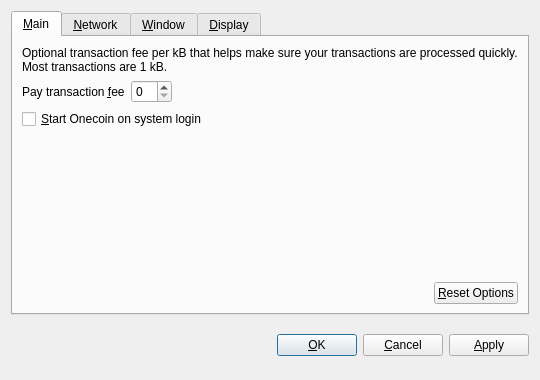
<?xml version="1.0" encoding="UTF-8"?>
<ui version="4.0">
 <class>OptionsDialog</class>
 <widget class="QDialog" name="OptionsDialog">
  <property name="geometry">
   <rect>
    <x>0</x>
    <y>0</y>
    <width>540</width>
    <height>380</height>
   </rect>
  </property>
  <property name="windowTitle">
   <string>Options</string>
  </property>
  <property name="modal">
   <bool>true</bool>
  </property>
  <layout class="QVBoxLayout" name="verticalLayout">
   <item>
    <widget class="QTabWidget" name="tabWidget">
     <property name="tabPosition">
      <enum>QTabWidget::North</enum>
     </property>
     <property name="currentIndex">
      <number>0</number>
     </property>
     <widget class="QWidget" name="tabMain">
      <attribute name="title">
       <string>&amp;Main</string>
      </attribute>
      <layout class="QVBoxLayout" name="verticalLayout_Main">
       <item>
        <widget class="QLabel" name="transactionFeeInfoLabel">
         <property name="text">
          <string>Optional transaction fee per kB that helps make sure your transactions are processed quickly. Most transactions are 1 kB.</string>
         </property>
         <property name="textFormat">
          <enum>Qt::PlainText</enum>
         </property>
         <property name="wordWrap">
          <bool>true</bool>
         </property>
        </widget>
       </item>
       <item>
        <layout class="QHBoxLayout" name="horizontalLayout_1_Main">
         <item>
          <widget class="QLabel" name="transactionFeeLabel">
           <property name="text">
            <string>Pay transaction &amp;fee</string>
           </property>
           <property name="textFormat">
            <enum>Qt::PlainText</enum>
           </property>
           <property name="buddy">
            <cstring>transactionFee</cstring>
           </property>
          </widget>
         </item>
         <item>
          <widget class="BitcoinAmountField" name="transactionFee"/>
         </item>
         <item>
          <spacer name="horizontalSpacer_1_Main">
           <property name="orientation">
            <enum>Qt::Horizontal</enum>
           </property>
           <property name="sizeHint" stdset="0">
            <size>
             <width>40</width>
             <height>20</height>
            </size>
           </property>
          </spacer>
         </item>
        </layout>
       </item>
       <item>
        <widget class="QCheckBox" name="bitcoinAtStartup">
         <property name="toolTip">
          <string>Automatically start Onecoin after logging in to the system.</string>
         </property>
         <property name="text">
          <string>&amp;Start Onecoin on system login</string>
         </property>
        </widget>
       </item>
       <item>
        <spacer name="verticalSpacer_Main">
         <property name="orientation">
          <enum>Qt::Vertical</enum>
         </property>
         <property name="sizeHint" stdset="0">
          <size>
           <width>20</width>
           <height>40</height>
          </size>
         </property>
        </spacer>
       </item>
       <item>
        <layout class="QHBoxLayout" name="horizontalLayout_2_Main">
         <item>
          <spacer name="horizontalSpacer_2_Main">
           <property name="orientation">
            <enum>Qt::Horizontal</enum>
           </property>
           <property name="sizeHint" stdset="0">
            <size>
             <width>40</width>
             <height>20</height>
            </size>
           </property>
          </spacer>
         </item>
         <item>
          <widget class="QPushButton" name="resetButton">
           <property name="toolTip">
            <string>Reset all client options to default.</string>
           </property>
           <property name="text">
            <string>&amp;Reset Options</string>
           </property>
           <property name="autoDefault">
            <bool>false</bool>
           </property>
          </widget>
         </item>
        </layout>
       </item>
      </layout>
     </widget>
     <widget class="QWidget" name="tabNetwork">
      <attribute name="title">
       <string>&amp;Network</string>
      </attribute>
      <layout class="QVBoxLayout" name="verticalLayout_Network">
       <item>
        <widget class="QCheckBox" name="mapPortUpnp">
         <property name="toolTip">
          <string>Automatically open the Onecoin client port on the router. This only works when your router supports UPnP and it is enabled.</string>
         </property>
         <property name="text">
          <string>Map port using &amp;UPnP</string>
         </property>
        </widget>
       </item>
       <item>
        <widget class="QCheckBox" name="connectSocks">
         <property name="toolTip">
          <string>Connect to the Onecoin network through a SOCKS proxy (e.g. when connecting through Tor).</string>
         </property>
         <property name="text">
          <string>&amp;Connect through SOCKS proxy:</string>
         </property>
        </widget>
       </item>
       <item>
        <layout class="QHBoxLayout" name="horizontalLayout_Network">
         <item>
          <widget class="QLabel" name="proxyIpLabel">
           <property name="text">
            <string>Proxy &amp;IP:</string>
           </property>
           <property name="textFormat">
            <enum>Qt::PlainText</enum>
           </property>
           <property name="buddy">
            <cstring>proxyIp</cstring>
           </property>
          </widget>
         </item>
         <item>
          <widget class="QValidatedLineEdit" name="proxyIp">
           <property name="maximumSize">
            <size>
             <width>140</width>
             <height>16777215</height>
            </size>
           </property>
           <property name="toolTip">
            <string>IP address of the proxy (e.g. 127.0.0.1)</string>
           </property>
          </widget>
         </item>
         <item>
          <widget class="QLabel" name="proxyPortLabel">
           <property name="text">
            <string>&amp;Port:</string>
           </property>
           <property name="textFormat">
            <enum>Qt::PlainText</enum>
           </property>
           <property name="buddy">
            <cstring>proxyPort</cstring>
           </property>
          </widget>
         </item>
         <item>
          <widget class="QLineEdit" name="proxyPort">
           <property name="maximumSize">
            <size>
             <width>55</width>
             <height>16777215</height>
            </size>
           </property>
           <property name="toolTip">
            <string>Port of the proxy (e.g. 9050)</string>
           </property>
          </widget>
         </item>
         <item>
          <widget class="QLabel" name="socksVersionLabel">
           <property name="text">
            <string>SOCKS &amp;Version:</string>
           </property>
           <property name="textFormat">
            <enum>Qt::PlainText</enum>
           </property>
           <property name="buddy">
            <cstring>socksVersion</cstring>
           </property>
          </widget>
         </item>
         <item>
          <widget class="QValueComboBox" name="socksVersion">
           <property name="toolTip">
            <string>SOCKS version of the proxy (e.g. 5)</string>
           </property>
          </widget>
         </item>
         <item>
          <spacer name="horizontalSpacer_Network">
           <property name="orientation">
            <enum>Qt::Horizontal</enum>
           </property>
           <property name="sizeHint" stdset="0">
            <size>
             <width>40</width>
             <height>20</height>
            </size>
           </property>
          </spacer>
         </item>
        </layout>
       </item>
       <item>
        <spacer name="verticalSpacer_Network">
         <property name="orientation">
          <enum>Qt::Vertical</enum>
         </property>
         <property name="sizeHint" stdset="0">
          <size>
           <width>20</width>
           <height>40</height>
          </size>
         </property>
        </spacer>
       </item>
      </layout>
     </widget>
     <widget class="QWidget" name="tabWindow">
      <attribute name="title">
       <string>&amp;Window</string>
      </attribute>
      <layout class="QVBoxLayout" name="verticalLayout_Window">
       <item>
        <widget class="QCheckBox" name="minimizeToTray">
         <property name="toolTip">
          <string>Show only a tray icon after minimizing the window.</string>
         </property>
         <property name="text">
          <string>&amp;Minimize to the tray instead of the taskbar</string>
         </property>
        </widget>
       </item>
       <item>
        <widget class="QCheckBox" name="minimizeOnClose">
         <property name="toolTip">
          <string>Minimize instead of exit the application when the window is closed. When this option is enabled, the application will be closed only after selecting Quit in the menu.</string>
         </property>
         <property name="text">
          <string>M&amp;inimize on close</string>
         </property>
        </widget>
       </item>
       <item>
        <spacer name="verticalSpacer_Window">
         <property name="orientation">
          <enum>Qt::Vertical</enum>
         </property>
         <property name="sizeHint" stdset="0">
          <size>
           <width>20</width>
           <height>40</height>
          </size>
         </property>
        </spacer>
       </item>
      </layout>
     </widget>
     <widget class="QWidget" name="tabDisplay">
      <attribute name="title">
       <string>&amp;Display</string>
      </attribute>
      <layout class="QVBoxLayout" name="verticalLayout_Display">
       <item>
        <layout class="QHBoxLayout" name="horizontalLayout_1_Display">
         <item>
          <widget class="QLabel" name="langLabel">
           <property name="text">
            <string>User Interface &amp;language:</string>
           </property>
           <property name="textFormat">
            <enum>Qt::PlainText</enum>
           </property>
           <property name="buddy">
            <cstring>lang</cstring>
           </property>
          </widget>
         </item>
         <item>
          <widget class="QValueComboBox" name="lang">
           <property name="toolTip">
            <string>The user interface language can be set here. This setting will take effect after restarting Onecoin.</string>
           </property>
          </widget>
         </item>
        </layout>
       </item>
       <item>
        <layout class="QHBoxLayout" name="horizontalLayout_2_Display">
         <item>
          <widget class="QLabel" name="unitLabel">
           <property name="text">
            <string>&amp;Unit to show amounts in:</string>
           </property>
           <property name="textFormat">
            <enum>Qt::PlainText</enum>
           </property>
           <property name="buddy">
            <cstring>unit</cstring>
           </property>
          </widget>
         </item>
         <item>
          <widget class="QValueComboBox" name="unit">
           <property name="toolTip">
            <string>Choose the default subdivision unit to show in the interface and when sending coins.</string>
           </property>
          </widget>
         </item>
        </layout>
       </item>
       <item>
        <widget class="QCheckBox" name="displayAddresses">
         <property name="toolTip">
          <string>Whether to show Onecoin addresses in the transaction list or not.</string>
         </property>
         <property name="text">
          <string>&amp;Display addresses in transaction list</string>
         </property>
        </widget>
       </item>
       <item>
        <spacer name="verticalSpacer_Display">
         <property name="orientation">
          <enum>Qt::Vertical</enum>
         </property>
         <property name="sizeHint" stdset="0">
          <size>
           <width>20</width>
           <height>40</height>
          </size>
         </property>
        </spacer>
       </item>
      </layout>
     </widget>
    </widget>
   </item>
   <item>
    <layout class="QHBoxLayout" name="horizontalLayout_Buttons">
     <item>
      <spacer name="horizontalSpacer_1">
       <property name="orientation">
        <enum>Qt::Horizontal</enum>
       </property>
       <property name="sizeHint" stdset="0">
        <size>
         <width>40</width>
         <height>48</height>
        </size>
       </property>
      </spacer>
     </item>
     <item>
      <widget class="QLabel" name="statusLabel">
       <property name="font">
        <font>
         <weight>75</weight>
         <bold>true</bold>
        </font>
       </property>
       <property name="text">
        <string/>
       </property>
       <property name="textFormat">
        <enum>Qt::PlainText</enum>
       </property>
       <property name="wordWrap">
        <bool>true</bool>
       </property>
      </widget>
     </item>
     <item>
      <spacer name="horizontalSpacer_2">
       <property name="orientation">
        <enum>Qt::Horizontal</enum>
       </property>
       <property name="sizeHint" stdset="0">
        <size>
         <width>40</width>
         <height>48</height>
        </size>
       </property>
      </spacer>
     </item>
     <item>
      <widget class="QPushButton" name="okButton">
       <property name="text">
        <string>&amp;OK</string>
       </property>
      </widget>
     </item>
     <item>
      <widget class="QPushButton" name="cancelButton">
       <property name="text">
        <string>&amp;Cancel</string>
       </property>
       <property name="autoDefault">
        <bool>false</bool>
       </property>
      </widget>
     </item>
     <item>
      <widget class="QPushButton" name="applyButton">
       <property name="text">
        <string>&amp;Apply</string>
       </property>
       <property name="autoDefault">
        <bool>false</bool>
       </property>
      </widget>
     </item>
    </layout>
   </item>
  </layout>
 </widget>
 <customwidgets>
  <customwidget>
   <class>BitcoinAmountField</class>
   <extends>QSpinBox</extends>
   <header>bitcoinamountfield.h</header>
  </customwidget>
  <customwidget>
   <class>QValueComboBox</class>
   <extends>QComboBox</extends>
   <header>qvaluecombobox.h</header>
  </customwidget>
  <customwidget>
   <class>QValidatedLineEdit</class>
   <extends>QLineEdit</extends>
   <header>qvalidatedlineedit.h</header>
  </customwidget>
 </customwidgets>
 <resources/>
 <connections/>
</ui>
